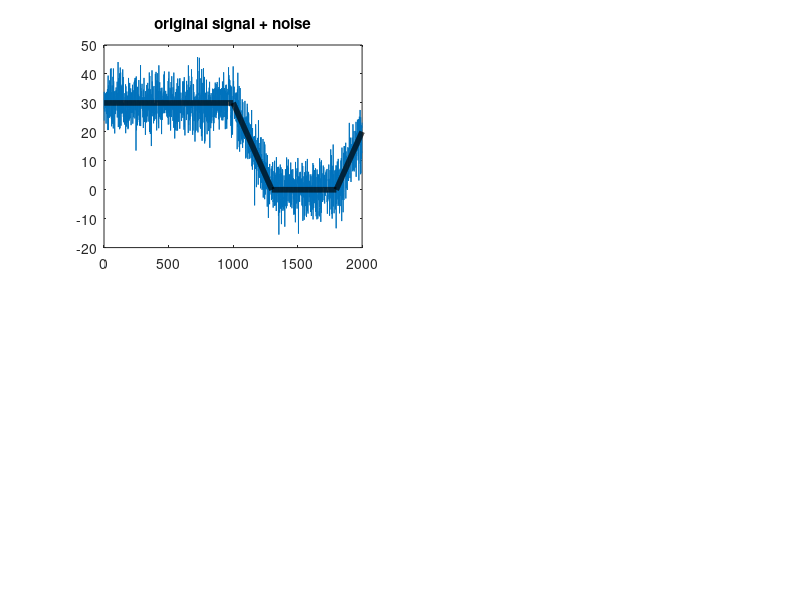

The MATLAB script that drew this image: (Note: this script raises an error after producing the figure.)
rng(0)

% simulated data
noise = randn(1,2000)*5;
ramp0 = repmat(300, [1, 1000])*0.1;
ramp1 = flip(1:300); ramp1 = ramp1*0.1;
ramp2 = zeros(1,500);
ramp3 = 1:200; ramp3 = ramp3*0.1;
ramp = [ramp0, ramp1, ramp2, ramp3]; %, ramp4];
signal = noise + ramp;

figure
subplot(2,2,1)
plot(signal)
hold on
plot(ramp, 'k', 'linewidth', 4)
title('original signal + noise')

y2 = lowpass(signal, 0.001);
stimuluson = 1300; stimulusoff = 1800;
subplot(2,2,2)
plot(y2)
title('STEP 1: lowpass function')

temporalthresh = 70; % ms
stepsize = 1;
onset = 1;

d = nan(1, 2000); % derivative
for i=1:(length(y2)/stepsize)
    try
        temp = mean(diff(y2(onset:onset+temporalthresh)));
        d(i) = temp;
        onset = onset + stepsize;
    catch
        d(i) = d(i);
    end
end

subplot(2,2,3)
% assume max slope occurs between 800 ms before stimuluson
% to stimulus off
[~, idx] = min(d(stimuluson-800:stimulusoff));
idx = idx + stimuluson-800;
% find where slope is 0 after this
temp = d(idx:stimulusoff)>0;
supp = find(temp, 1, 'first') + idx;
%abs_d = abs(d);
%[~, idx2] = min(abs_d(idx:stimulusoff));
%idx2 = idx2 + idx;
scatter(idx, d(idx), 34, 'filled')
hold on
scatter(supp, d(supp), 34, 'filled')
legend('mid-suppression','max suppression','AutoUpdate','off')
hold on
xline(stimuluson)
hold on
xline(stimulusoff)
hold on
plot(1:2000, d)
hold on
yline(0) % no slope
title('STEP 2: steepest slope and max suppresion')

subplot(2,2,4)
plot(y2)
hold on
scatter(idx, y2(idx), 34, 'filled')
hold on
scatter(supp, y2(supp), 34, 'filled')
title('STEP 3: gather original values')

% then you can repeat the steps to find the start of the suppression
% with this array of Y2 -- find best fitting line to those points

% can also repeat these steps to find inflection point

% save, per condition: 
% slope of suppression vector
% start of suprression (ms)
% max suppression (ms)
% point of inflection (ms)



